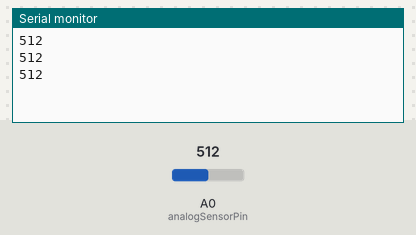
This sketch was run on a simulated Arduino Uno, built with avr-gcc and run on an emulated ATmega328P. On the bench: the last lines printed to the serial monitor. Inputs (shaded band) come from the test bench; at power-on: A0 (analogSensorPin) = 512.

Above: at 1.3 s.
1.4 s: A0 (analogSensorPin) set to 716
At 1.9 s:
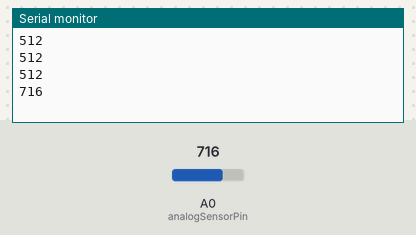
2.9 s: A0 (analogSensorPin) set to 900
At 3.4 s:
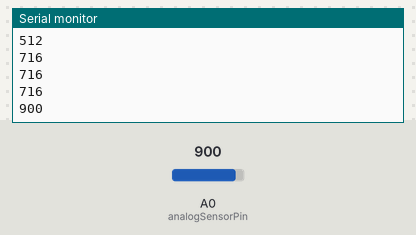
Timing chart, 0 to 5.9 s (numbered marks = the images above; inputs shaded):
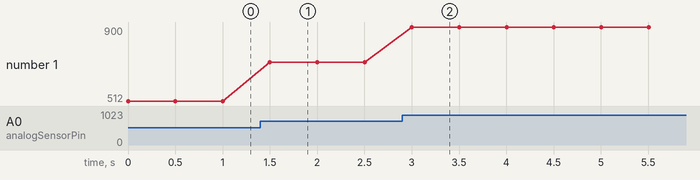

The sketch:

4a_analog_in_pot.ino
```cpp
// (licence header left out)
// potentiometer connected to analog input 0
const int analogSensorPin = A0;

void setup() {
  // initialize serial communication at 9600 bps
  Serial.begin(9600);
}

void loop() {
  // read the value of the potentiometer
  int reading = analogRead(analogSensorPin);

  // print the read value. what do you expect to see?
  Serial.println(reading);

  // keep the output from scrolling too fast
  delay(500);
}
```

Measured:
- after the input at 1.4 s, the serial monitor: prints a new line after 0.10 s (image 1)
- after the input at 2.9 s, the serial monitor: prints a new line after 0.10 s (image 2)
- plotted number 1: 512 → 716 after the input at 1.4 s, 716 → 900 after the input at 2.9 s
